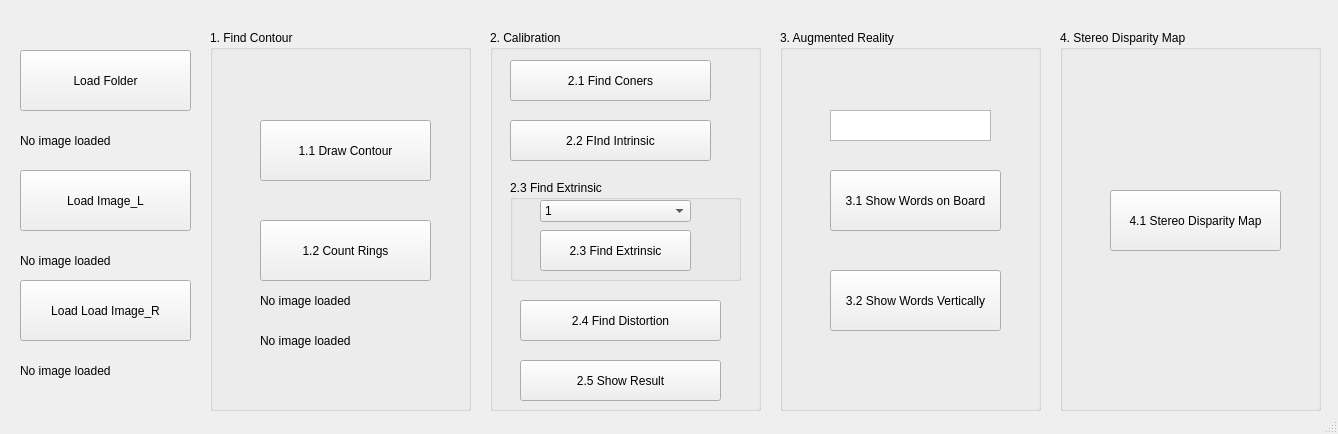
<?xml version="1.0" encoding="UTF-8"?>
<ui version="4.0">
 <class>mainWindow</class>
 <widget class="QMainWindow" name="mainWindow">
  <property name="geometry">
   <rect>
    <x>0</x>
    <y>0</y>
    <width>1338</width>
    <height>434</height>
   </rect>
  </property>
  <property name="windowTitle">
   <string>MainWindow</string>
  </property>
  <widget class="QWidget" name="centralwidget">
   <widget class="QGroupBox" name="groupBox">
    <property name="geometry">
     <rect>
      <x>210</x>
      <y>30</y>
      <width>261</width>
      <height>381</height>
     </rect>
    </property>
    <property name="title">
     <string>1. Find Contour</string>
    </property>
    <widget class="QPushButton" name="btn_1_1">
     <property name="geometry">
      <rect>
       <x>50</x>
       <y>90</y>
       <width>171</width>
       <height>61</height>
      </rect>
     </property>
     <property name="text">
      <string>1.1 Draw Contour</string>
     </property>
    </widget>
    <widget class="QPushButton" name="btn_1_2">
     <property name="geometry">
      <rect>
       <x>50</x>
       <y>190</y>
       <width>171</width>
       <height>61</height>
      </rect>
     </property>
     <property name="text">
      <string>1.2 Count Rings</string>
     </property>
    </widget>
    <widget class="QLabel" name="label_count1">
     <property name="geometry">
      <rect>
       <x>50</x>
       <y>250</y>
       <width>201</width>
       <height>41</height>
      </rect>
     </property>
     <property name="text">
      <string>No image loaded</string>
     </property>
    </widget>
    <widget class="QLabel" name="label_count2">
     <property name="geometry">
      <rect>
       <x>50</x>
       <y>290</y>
       <width>201</width>
       <height>41</height>
      </rect>
     </property>
     <property name="text">
      <string>No image loaded</string>
     </property>
    </widget>
   </widget>
   <widget class="QPushButton" name="btn_load1">
    <property name="geometry">
     <rect>
      <x>20</x>
      <y>170</y>
      <width>171</width>
      <height>61</height>
     </rect>
    </property>
    <property name="text">
     <string>Load Image_L</string>
    </property>
   </widget>
   <widget class="QLabel" name="label_load1">
    <property name="geometry">
     <rect>
      <x>20</x>
      <y>240</y>
      <width>171</width>
      <height>41</height>
     </rect>
    </property>
    <property name="text">
     <string>No image loaded</string>
    </property>
   </widget>
   <widget class="QPushButton" name="btn_load2">
    <property name="geometry">
     <rect>
      <x>20</x>
      <y>280</y>
      <width>171</width>
      <height>61</height>
     </rect>
    </property>
    <property name="text">
     <string>Load Load Image_R</string>
    </property>
   </widget>
   <widget class="QPushButton" name="btn_loadfolder">
    <property name="geometry">
     <rect>
      <x>20</x>
      <y>50</y>
      <width>171</width>
      <height>61</height>
     </rect>
    </property>
    <property name="text">
     <string>Load Folder</string>
    </property>
   </widget>
   <widget class="QLabel" name="label_load2">
    <property name="geometry">
     <rect>
      <x>20</x>
      <y>350</y>
      <width>141</width>
      <height>41</height>
     </rect>
    </property>
    <property name="text">
     <string>No image loaded</string>
    </property>
   </widget>
   <widget class="QLabel" name="label_folder">
    <property name="geometry">
     <rect>
      <x>20</x>
      <y>120</y>
      <width>171</width>
      <height>41</height>
     </rect>
    </property>
    <property name="text">
     <string>No image loaded</string>
    </property>
   </widget>
   <widget class="QGroupBox" name="groupBox_7">
    <property name="geometry">
     <rect>
      <x>780</x>
      <y>30</y>
      <width>261</width>
      <height>381</height>
     </rect>
    </property>
    <property name="title">
     <string>3. Augmented Reality</string>
    </property>
    <widget class="QPushButton" name="btn_3_1">
     <property name="geometry">
      <rect>
       <x>50</x>
       <y>140</y>
       <width>171</width>
       <height>61</height>
      </rect>
     </property>
     <property name="text">
      <string>3.1 Show Words on Board</string>
     </property>
    </widget>
    <widget class="QPushButton" name="btn_3_2">
     <property name="geometry">
      <rect>
       <x>50</x>
       <y>240</y>
       <width>171</width>
       <height>61</height>
      </rect>
     </property>
     <property name="text">
      <string>3.2 Show Words Vertically</string>
     </property>
    </widget>
    <widget class="QTextEdit" name="textEdit">
     <property name="geometry">
      <rect>
       <x>50</x>
       <y>80</y>
       <width>161</width>
       <height>31</height>
      </rect>
     </property>
    </widget>
   </widget>
   <widget class="QGroupBox" name="groupBox_8">
    <property name="geometry">
     <rect>
      <x>1060</x>
      <y>30</y>
      <width>261</width>
      <height>381</height>
     </rect>
    </property>
    <property name="title">
     <string>4. Stereo Disparity Map</string>
    </property>
    <widget class="QPushButton" name="btn_4_1">
     <property name="geometry">
      <rect>
       <x>50</x>
       <y>160</y>
       <width>171</width>
       <height>61</height>
      </rect>
     </property>
     <property name="text">
      <string>4.1 Stereo Disparity Map</string>
     </property>
    </widget>
   </widget>
   <widget class="QGroupBox" name="groupBox_4">
    <property name="geometry">
     <rect>
      <x>490</x>
      <y>30</y>
      <width>271</width>
      <height>381</height>
     </rect>
    </property>
    <property name="title">
     <string>2. Calibration</string>
    </property>
    <widget class="QPushButton" name="btn_2_1">
     <property name="geometry">
      <rect>
       <x>20</x>
       <y>30</y>
       <width>201</width>
       <height>41</height>
      </rect>
     </property>
     <property name="text">
      <string>2.1 Find Coners</string>
     </property>
    </widget>
    <widget class="QPushButton" name="btn_2_2">
     <property name="geometry">
      <rect>
       <x>20</x>
       <y>90</y>
       <width>201</width>
       <height>41</height>
      </rect>
     </property>
     <property name="text">
      <string>2.2 FInd Intrinsic</string>
     </property>
    </widget>
    <widget class="QPushButton" name="btn_2_5">
     <property name="geometry">
      <rect>
       <x>30</x>
       <y>330</y>
       <width>201</width>
       <height>41</height>
      </rect>
     </property>
     <property name="text">
      <string>2.5 Show Result</string>
     </property>
    </widget>
    <widget class="QPushButton" name="btn_2_4">
     <property name="geometry">
      <rect>
       <x>30</x>
       <y>270</y>
       <width>201</width>
       <height>41</height>
      </rect>
     </property>
     <property name="text">
      <string>2.4 Find Distortion</string>
     </property>
    </widget>
    <widget class="QGroupBox" name="groupBox_2">
     <property name="geometry">
      <rect>
       <x>20</x>
       <y>150</y>
       <width>231</width>
       <height>101</height>
      </rect>
     </property>
     <property name="title">
      <string>2.3 Find Extrinsic</string>
     </property>
     <widget class="QPushButton" name="btn_2_3">
      <property name="geometry">
       <rect>
        <x>30</x>
        <y>50</y>
        <width>151</width>
        <height>41</height>
       </rect>
      </property>
      <property name="text">
       <string>2.3 Find Extrinsic</string>
      </property>
     </widget>
     <widget class="QComboBox" name="comboBox">
      <property name="geometry">
       <rect>
        <x>30</x>
        <y>20</y>
        <width>151</width>
        <height>22</height>
       </rect>
      </property>
      <item>
       <property name="text">
        <string>1</string>
       </property>
      </item>
      <item>
       <property name="text">
        <string>2</string>
       </property>
      </item>
      <item>
       <property name="text">
        <string>3</string>
       </property>
      </item>
      <item>
       <property name="text">
        <string>4</string>
       </property>
      </item>
      <item>
       <property name="text">
        <string>5</string>
       </property>
      </item>
      <item>
       <property name="text">
        <string>6</string>
       </property>
      </item>
      <item>
       <property name="text">
        <string>7</string>
       </property>
      </item>
      <item>
       <property name="text">
        <string>8</string>
       </property>
      </item>
      <item>
       <property name="text">
        <string>9</string>
       </property>
      </item>
      <item>
       <property name="text">
        <string>10</string>
       </property>
      </item>
      <item>
       <property name="text">
        <string>11</string>
       </property>
      </item>
      <item>
       <property name="text">
        <string>12</string>
       </property>
      </item>
      <item>
       <property name="text">
        <string>13</string>
       </property>
      </item>
      <item>
       <property name="text">
        <string>14</string>
       </property>
      </item>
      <item>
       <property name="text">
        <string>15</string>
       </property>
      </item>
     </widget>
    </widget>
   </widget>
  </widget>
  <widget class="QStatusBar" name="statusbar"/>
 </widget>
 <resources/>
 <connections/>
</ui>
